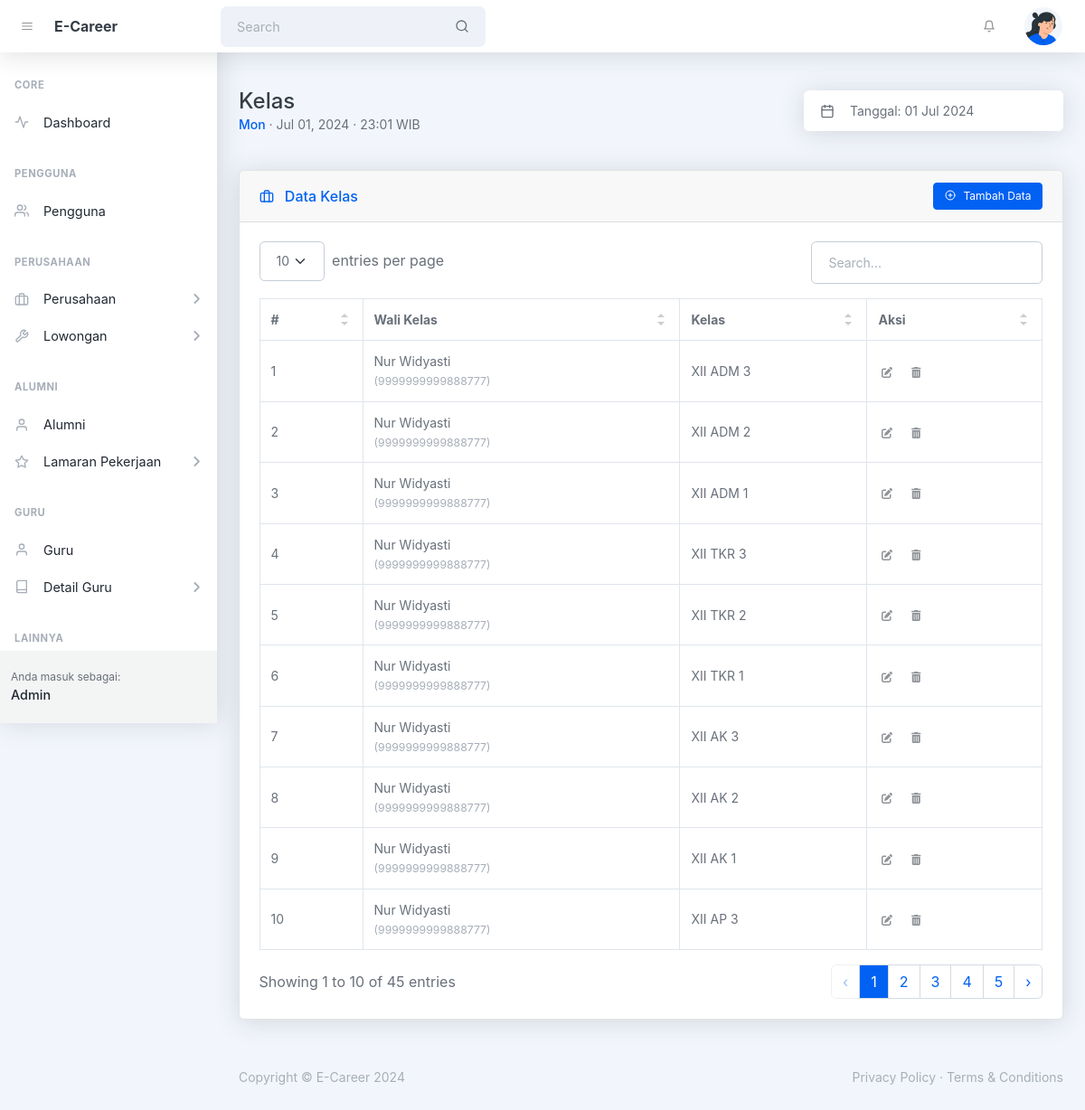
Screenshot of /admin/kelas.php (signed in) with the database file from the repository.
### tables this page shows
CREATE TABLE `tbl_kelas` (
  `id` int(10) UNSIGNED NOT NULL,
  `id_wali_kelas` int(10) UNSIGNED DEFAULT NULL,
  `nama_kelas` varchar(32) NOT NULL,
  `created_at` timestamp NOT NULL DEFAULT current_timestamp(),
  `updated_at` timestamp NULL DEFAULT NULL ON UPDATE current_timestamp()
);

CREATE TABLE `tbl_guru` (
  `id` int(10) UNSIGNED NOT NULL,
  `id_pengguna` int(10) UNSIGNED DEFAULT NULL,
  `id_jabatan` int(10) UNSIGNED DEFAULT NULL,
  `id_pangkat_golongan` int(10) UNSIGNED DEFAULT NULL,
  `id_pendidikan` int(10) UNSIGNED DEFAULT NULL,
  `id_jurusan_pendidikan` int(10) UNSIGNED DEFAULT NULL,
  `nip` varchar(18) NOT NULL,
  `nama_guru` varchar(128) NOT NULL,
  `jk` enum('l','p') NOT NULL,
  `alamat` varchar(255) NOT NULL,
  `tmp_lahir` varchar(64) NOT NULL,
  `tgl_lahir` date NOT NULL,
  `tahun_ijazah` year(4) DEFAULT NULL,
  `created_at` timestamp NULL DEFAULT current_timestamp(),
  `updated_at` timestamp NULL DEFAULT NULL ON UPDATE current_timestamp()
);

### helpers/isAccessAllowedHelper.php (called while the page is built, shortened)
<?php
function isAccessAllowed($expected_hak_akses = null): bool {
    include_once '../config/config.php';
    $current_hak_akses = $_SESSION['hak_akses'] ?? null;
    $expected_hak_akses = !is_array($expected_hak_akses)
        ? array($expected_hak_akses)
        : $expected_hak_akses;
    return true;
}
?>

### admin/kelas.php (the view, shortened to what this page needs)
<?php
include '../helpers/isAccessAllowedHelper.php';
if (!isAccessAllowed('admin')) :
  session_destroy();
  echo "<meta http-equiv='refresh' content='0;" . base_url_return('index.php?msg=other_error') . "'>";
else :
  include_once '../config/connection.php';
?>
  <!DOCTYPE html>
  <html lang="en">
  <head>
    <?php include '_partials/head.php' ?>
  </head>
  <body class="nav-fixed">
    <?php include '_partials/topnav.php' ?>
    <div id="layoutSidenav">
      <div id="layoutSidenav_nav">
        <?php include '_partials/sidebar.php' ?>
      </div>
      <div id="layoutSidenav_content">
        <main>
          <div class="container-xl px-4 mt-5">
            <div class="d-flex justify-content-between align-items-sm-center flex-column flex-sm-row mb-4">
              <div class="me-4 mb-3 mb-sm-0">
                <h1 class="mb-0">Kelas</h1>
                <div class="small">
                  <span class="fw-500 text-primary"><?= date('D') ?></span>
                  &middot; <?= date('M d, Y') ?> &middot; <?= date('H:i') ?> WIB
                </div>
              </div>
              <div class="input-group input-group-joined border-0 shadow w-auto">
                <span class="input-group-text"><i data-feather="calendar"></i></span>
                <input class="form-control ps-0 pointer" id="litepickerRangePlugin" value="Tanggal: <?= date('d M Y') ?>" readonly />
              </div>
            </div>
            <div class="card card-header-actions mb-4 mt-5">
              <div class="card-header">
                <div>
                  <i data-feather="briefcase" class="me-2 mt-1"></i>
                  Data Kelas
                </div>
                <button class="btn btn-sm btn-primary toggle_modal_tambah" type="button"><i data-feather="plus-circle" class="me-2"></i>Tambah Data</button>
              </div>
              <div class="card-body">
                <table id="datatablesSimple">
                  <thead>
                    <tr>
                      <th>#</th>
                      <th>Wali Kelas</th>
                      <th>Kelas</th>
                      <th>Aksi</th>
                    </tr>
                  </thead>
                  <tbody>
                    <?php
                    $no = 1;
                    $query_kelas = mysqli_query($connection,
                      "SELECT
                        a.id AS id_kelas, a.nama_kelas,
                        b.id AS id_wali_kelas, b.nip, b.nama_guru AS nama_wali_kelas, b.jk, b.alamat, b.tmp_lahir, b.tgl_lahir, b.tahun_ijazah
                      FROM tbl_kelas AS a
                      LEFT JOIN tbl_guru AS b
                        ON b.id = a.id_wali_kelas
                      ORDER BY a.id DESC");
                    while ($kelas = mysqli_fetch_assoc($query_kelas)):
                    ?>
                      <tr>
                        <td><?= $no++ ?></td>
                        <td>
                          <?= htmlspecialchars($kelas['nama_wali_kelas']); ?>
                          <?= !empty($kelas['nip'])
                            ? "<br><small class='text-muted'>({$kelas['nip']})</small>"
                            : "<br><small class='text-muted'>(Tidak ada NIP)</small>"; ?>
                        </td>
                        <td><?= $kelas['nama_kelas'] ?></td>
                        <td>
                          <button class="btn btn-datatable btn-icon btn-transparent-dark me-2 toggle_modal_ubah"
                            data-id_kelas="<?= $kelas['id_kelas'] ?>"
                            data-id_wali_kelas="<?= $kelas['id_wali_kelas'] ?>"
                            data-nama_kelas="<?= $kelas['nama_kelas'] ?>">
                            <i class="fa fa-pen-to-square"></i>
                          </button>
                          <button class="btn btn-datatable btn-icon btn-transparent-dark me-2 toggle_swal_hapus"
                            data-id_kelas="<?= $kelas['id_kelas'] ?>"
                            data-nama_kelas="<?= $kelas['nama_kelas'] ?>">
                            <i class="fa fa-trash-can"></i>
                          </button>
                        </td>
                      </tr>
                    <?php endwhile ?>
                  </tbody>
                </table>
              </div>
            </div>
          </div>
        </main>
        <?php include '_partials/footer.php' ?>
      </div>
    </div>
  </body>
  </html>
<?php endif ?>

### rows the page displays
tbl_kelas: id_wali_kelas.nama_guru "Nur Widyasti", id_wali_kelas.nip "9999999999888777", nama_kelas "XII ADM 3"
tbl_kelas: id_wali_kelas.nama_guru "Nur Widyasti", id_wali_kelas.nip "9999999999888777", nama_kelas "XII ADM 2"
tbl_kelas: id_wali_kelas.nama_guru "Nur Widyasti", id_wali_kelas.nip "9999999999888777", nama_kelas "XII ADM 1"
tbl_kelas: id_wali_kelas.nama_guru "Nur Widyasti", id_wali_kelas.nip "9999999999888777", nama_kelas "XII TKR 3"
tbl_kelas: id_wali_kelas.nama_guru "Nur Widyasti", id_wali_kelas.nip "9999999999888777", nama_kelas "XII TKR 2"
tbl_kelas: id_wali_kelas.nama_guru "Nur Widyasti", id_wali_kelas.nip "9999999999888777", nama_kelas "XII TKR 1"
tbl_kelas: id_wali_kelas.nama_guru "Nur Widyasti", id_wali_kelas.nip "9999999999888777", nama_kelas "XII AK 3"
tbl_kelas: id_wali_kelas.nama_guru "Nur Widyasti", id_wali_kelas.nip "9999999999888777", nama_kelas "XII AK 2"
tbl_kelas: id_wali_kelas.nama_guru "Nur Widyasti", id_wali_kelas.nip "9999999999888777", nama_kelas "XII AK 1"
tbl_kelas: id_wali_kelas.nama_guru "Nur Widyasti", id_wali_kelas.nip "9999999999888777", nama_kelas "XII AP 3"

### other values shown
SITE_NAME_SHORT "E-Career"
$user_logged_in "Admin"
